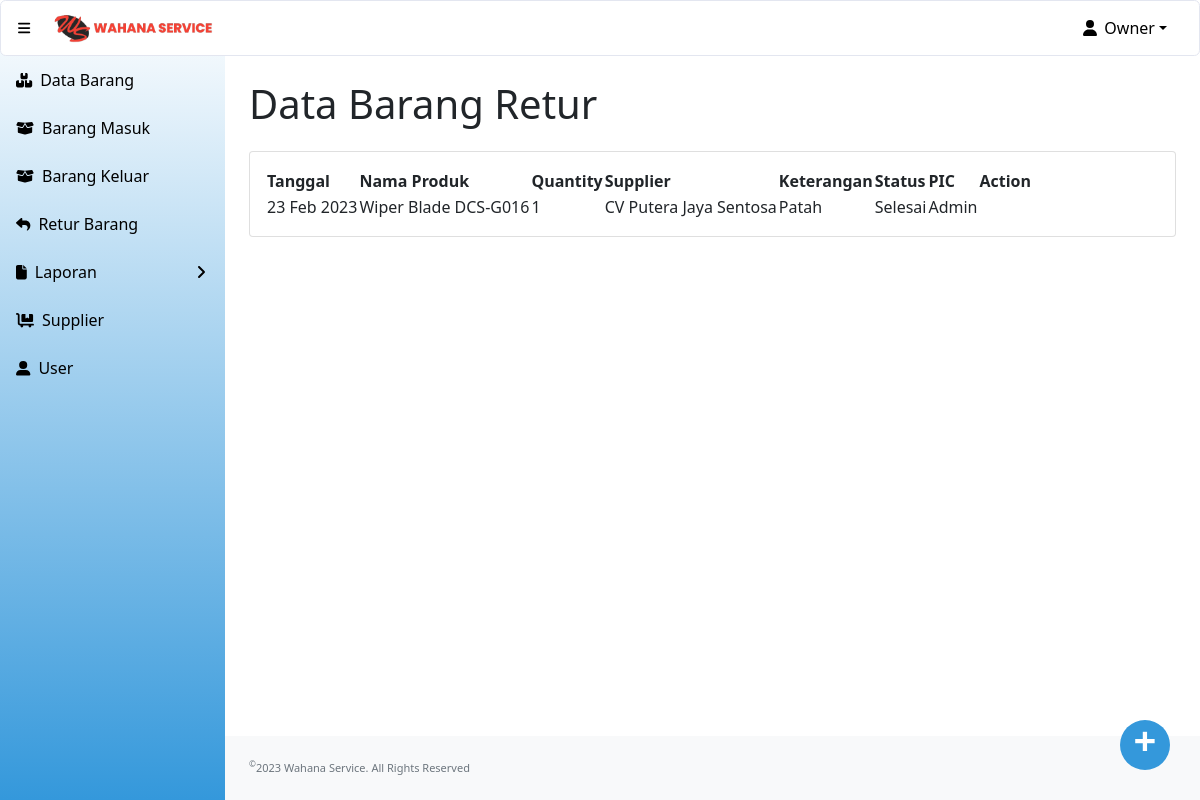
Page /retur.php (signed in) on the committed database.
### tables this page shows
CREATE TABLE `retur_barang` (
  `id_retur` int(11) NOT NULL,
  `id_produk` int(11) NOT NULL,
  `id_supplier` int(11) NOT NULL,
  `tanggal` date NOT NULL DEFAULT current_timestamp(),
  `quantity` int(11) NOT NULL,
  `deskripsi` varchar(150) NOT NULL,
  `status` enum('Diajukan','Diambil','Selesai') NOT NULL,
  `id` int(11) NOT NULL
);

CREATE TABLE `produk` (
  `id_produk` int(11) NOT NULL,
  `id_supplier` int(11) NOT NULL,
  `nama_produk` varchar(100) NOT NULL,
  `jenis_barang` varchar(100) NOT NULL,
  `qty` int(10) NOT NULL,
  `harga` int(10) NOT NULL
);

CREATE TABLE `supplier` (
  `id_supplier` int(11) NOT NULL,
  `nama_supplier` varchar(120) NOT NULL,
  `alamat` varchar(300) NOT NULL,
  `no_telp` varchar(20) NOT NULL
);

CREATE TABLE `user` (
  `id` int(11) NOT NULL,
  `username` varchar(50) NOT NULL,
  `password` text NOT NULL,
  `fullname` varchar(50) NOT NULL,
  `level` enum('owner','admin','kasir','INACTIVE') NOT NULL,
  `status_akun` enum('0','1') NOT NULL
);

### retur.php (the view, shortened to what this page needs)
<?php
include "conn.php";
?>
<!DOCTYPE html>
<html lang="en">
    <head>
        <link href="https://cdn.jsdelivr.net/npm/simple-datatables@latest/dist/style.css" rel="stylesheet" />
        <link href="css/styles.css" rel="stylesheet" />
    </head>
    <body class="sb-nav-fixed">
    <?php include "head.php"; ?>
        <div id="layoutSidenav">
        <?php include "menu.php"; ?>
            </div>
            <div id="layoutSidenav_content">
                <main>
                    <div class="container-fluid px-4">
                        <h1 class="mt-4" style="padding-bottom:15px";>Data Barang Retur</h1>
                        <div class="card mb-4">
                            <div class="card-body">
                            <div class="table-responsive">
                                    <table id="datatablesSimple">
                                        <thead>
                                            <tr>
                                                <th>Tanggal</th>
                                                <th>Nama Produk</th>
                                                <th>Quantity</th>
                                                <th>Supplier</th>
                                                <th>Keterangan</th>
                                                <th>Status</th>
                                                <th>PIC</th>
                                                <?php if($_SESSION['level'] == "owner"){?>
                                                <th>Action</th>
                                                <?php } ?>
                                            </tr>
                                        </thead>
                                        <tbody>
                                            <?php
                                                $sSQL="select * from retur_barang r, produk p, supplier s, user u where p.id_produk = r.id_produk and s.id_supplier = r.id_supplier and r.id = u.id order by r.id_retur DESC";
                                                $result=mysqli_query($koneksi, $sSQL);
                                                if (mysqli_num_rows($result) > 0)
                                                {
                                                    while ($row=mysqli_fetch_assoc($result))
                                                    {
                                                        $id_retur = $row['id_retur'];
                                                        $tanggal = $row['tanggal'];
                                                        $nama_produk = $row['nama_produk'];
                                                        $id_supplier = $row['nama_supplier'];
                                                        $quantity = $row['quantity'];
                                                        $deskripsi = $row['deskripsi'];
                                                        $fullname = $row['fullname'];
                                                        $status = $row['status'];
                                                        $tanggalretur = $tanggal;
                                                        $tanggalsekarang = date('Y-m-d');
                                                        $hari = round(abs(strtotime($tanggalsekarang) - strtotime($tanggalretur)) / (60 * 60 * 24));
                                            ?>
                                                <tr>
                                                    <td><?php echo date('d M Y', strtotime($tanggal));?></td>
                                                    <td><?php echo $nama_produk;?></td>
                                                    <td><?php echo $quantity;?></td>
                                                    <td><?php echo $id_supplier;?></td>
                                                    <td><?php echo $deskripsi;?></td>
                                                    <?php if ($status =="Diajukan" || $status =="Diambil"){?>
                                                    <td><?php echo"<a href='update_status_retur.php?id_retur=$id_retur' class='action'> $status</a>"?></td>
                                                    <?php } else {?>
                                                    <td><?php echo $status;?></td>
                                                    <?php }?>
                                                    <td><?php echo $fullname;?></td>
                                                    <?php if($_SESSION['level'] == "owner"){?>
                                                    <td><?php if ($status =="Diajukan" || $status =="Diambil"){
                                                            echo "<a href='update_retur.php?id_retur=$id_retur' class='action'>UPDATE</a>  ";
                                                            }
                                                            if ($hari < 1){
                                                                echo " <a href='delete_retur.php?id_retur=$id_retur' class='action' onclick='return konfirmasi();'>DELETE</a>"; ?>
                                                            <?php } ?></td>
                                                    <?php }  ?>
                                                </tr>
                                            <?php
                                                    }
                                                }
                                            ?>
                                        </tbody>
                                    </table>
                                </div>
                            </div>
                        </div>
                    </div>
                    <a href="add_retur.php" class="act-btn">
                        +
                    </a>
                </main>
                <footer class="py-4 bg-light mt-auto">
                    <div class="container-fluid px-4">
                        <div class="d-flex align-items-center justify-content-between small">
                           <div class="text-muted"><sup>&copy;</sup>2023 Wahana Service. All Rights Reserved</div>
                        </div>
                    </div>
                </footer>
            </div>
    </body>
</html>

### rows in the picture
retur_barang: tanggal "23 Feb 2023", id_produk.nama_produk "Wiper Blade DCS-G016", quantity "1", id_supplier.nama_supplier "CV Putera Jaya Sentosa", deskripsi "Patah", status "Selesai", id.fullname "Admin"

### other values in the picture
$_SESSION['fullname'] "Owner"
